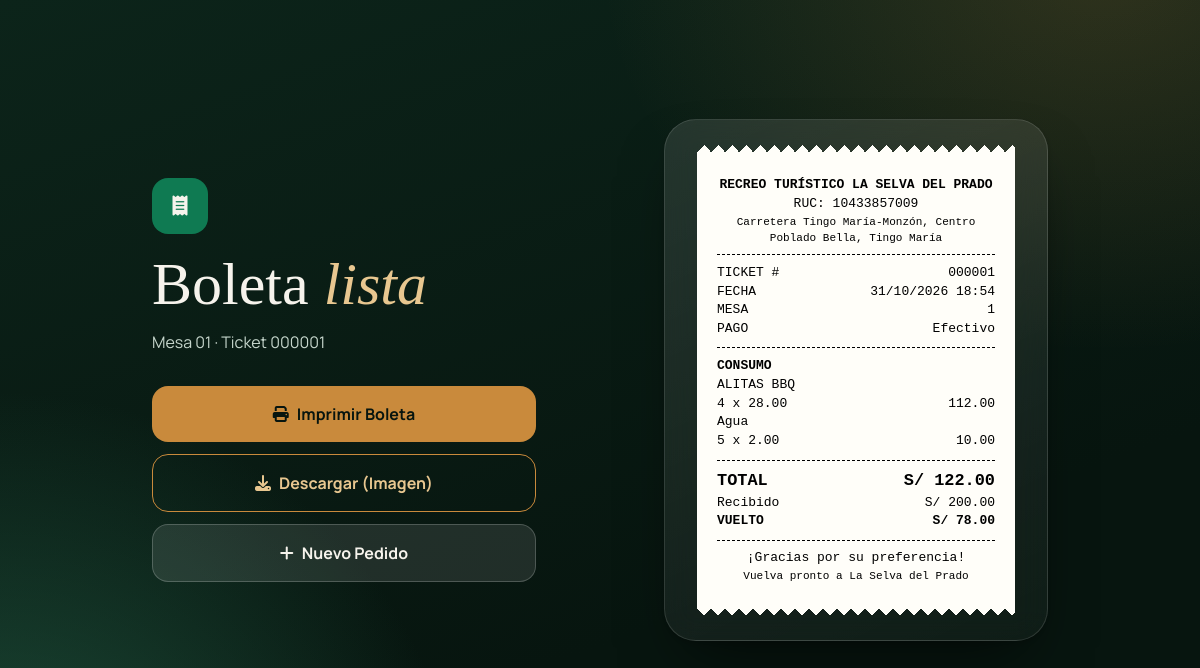
Screenshot of /admin/boleta/1 (signed in) with the database file from the repository.
### app.py (models this page shows)
class Mesa(db.Model):
    id = db.Column(db.Integer, primary_key=True)
    numero = db.Column(db.Integer, unique=True, nullable=False)
    password_hash = db.Column(db.String(255), nullable=False)
    pedidos = db.relationship('Pedido', backref='mesa_asignada', lazy=True)

class Pedido(db.Model):
    id = db.Column(db.Integer, primary_key=True)
    mesa_id = db.Column(db.Integer, db.ForeignKey('mesa.id'), nullable=False)
    estado = db.Column(db.String(50), default='Pendiente')
    total = db.Column(db.Float, default=0.0)
    fecha_hora = db.Column(db.DateTime, default=obtener_hora_peru)
    metodo_pago = db.Column(db.String(50), nullable=True)
    monto_recibido = db.Column(db.Float, default=0.0)
    vuelto = db.Column(db.Float, default=0.0)
    detalles = db.relationship('DetallePedido', backref='pedido', lazy=True)

class DetallePedido(db.Model):
    id = db.Column(db.Integer, primary_key=True)
    pedido_id = db.Column(db.Integer, db.ForeignKey('pedido.id'), nullable=False)
    plato_id = db.Column(db.Integer, db.ForeignKey('plato.id'), nullable=False)
    cantidad = db.Column(db.Integer, nullable=False)
    precio_unitario = db.Column(db.Float, nullable=False)
    hora_pedido = db.Column(db.DateTime, default=obtener_hora_peru)
    plato = db.relationship('Plato')

class Plato(db.Model):
    id = db.Column(db.Integer, primary_key=True)
    nombre = db.Column(db.String(100), nullable=False)
    descripcion = db.Column(db.Text, nullable=True)
    precio = db.Column(db.Float, nullable=False)
    categoria = db.Column(db.String(50), nullable=False)
    imagen = db.Column(db.String(300), default='https://images.unsplash.com/photo-1546069901-ba9599a7e63c?auto=format&fit=crop&w=300&q=80')
    disponible = db.Column(db.Boolean, default=True)

### app.py (the view)
@app.route('/admin/boleta/<int:pedido_id>')
def ver_boleta(pedido_id):
    if not session.get('admin_logged_in'):
        return redirect(url_for('admin_login'))
    pedido = Pedido.query.get_or_404(pedido_id)
    return render_template('boleta.html', pedido=pedido)

### templates/boleta.html (shortened to what this page needs)
<!DOCTYPE html>
<html lang="es">
<head>
    {% include '_theme.html' %}
</head>
<body class="selva-bg min-h-screen font-sans antialiased px-4 py-10">
    <main class="entrada max-w-4xl mx-auto grid gap-10 md:grid-cols-[1fr_24rem] md:items-center md:min-h-[85vh]">
        <div class="no-print text-hueso text-center md:text-left">
            <span class="inline-grid place-items-center w-14 h-14 rounded-2xl bg-esmeralda-700 text-xl"><i class="fa-solid fa-receipt" aria-hidden="true"></i></span>
            <h1 class="font-display text-5xl sm:text-6xl leading-none mt-5">Boleta <em class="text-ambar-300">lista</em></h1>
            <p class="text-selva-200 mt-4">Mesa {{ "%02d"|format(pedido.mesa_asignada.numero) }} · Ticket {{ "%06d"|format(pedido.id) }}</p>
            <div class="grid gap-3 mt-8 max-w-sm mx-auto md:mx-0">
                <button type="button" onclick="imprimirBoleta()" class="brillo rounded-2xl bg-ambar-500 text-selva-950 font-bold py-4 hover:bg-ambar-300 focus:outline-none focus-visible:ring-4 focus-visible:ring-hueso"><i class="fa-solid fa-print mr-2" aria-hidden="true"></i>Imprimir Boleta</button>
                <button type="button" onclick="descargarBoleta()" class="rounded-2xl border border-ambar-500 text-ambar-300 font-bold py-4 hover:bg-ambar-500/10 transition focus:outline-none focus-visible:ring-4 focus-visible:ring-ambar-300"><i class="fa-solid fa-download mr-2" aria-hidden="true"></i>Descargar (Imagen)</button>
                <a href="/admin" class="rounded-2xl bg-white/10 border border-white/20 font-bold py-4 text-center hover:bg-white/15 transition focus:outline-none focus-visible:ring-4 focus-visible:ring-ambar-300"><i class="fa-solid fa-plus mr-2" aria-hidden="true"></i>Nuevo Pedido</a>
            </div>
        </div>
        <div id="marco" class="glass rounded-[2rem] p-6 sm:p-8 shadow-alta">
            <article class="ticket px-5 py-6" id="boleta-ticket">
                <div class="t-centro">
                    <p class="t-negrita">RECREO TURÍSTICO LA SELVA DEL PRADO</p>
                    <p>RUC: 10433857009</p>
                    <p class="t-chico">Carretera Tingo María-Monzón, Centro Poblado Bella, Tingo María</p>
                </div>
                <hr class="t-regla">
                <div class="t-fila"><span>TICKET #</span><span>{{ "%06d"|format(pedido.id) }}</span></div>
                <div class="t-fila"><span>FECHA</span><span>{{ pedido.fecha_hora.strftime('%d/%m/%Y %H:%M') }}</span></div>
                <div class="t-fila"><span>MESA</span><span>{{ pedido.mesa_asignada.numero }}</span></div>
                <div class="t-fila"><span>PAGO</span><span>{{ pedido.metodo_pago }}</span></div>
                <hr class="t-regla">
                <p class="t-negrita">CONSUMO</p>
                {% for detalle in pedido.detalles %}
                <div>
                    <p>{{ detalle.plato.nombre if detalle.plato else 'Producto eliminado' }}</p>
                    <div class="t-fila"><span>{{ detalle.cantidad }} x {{ "%.2f"|format(detalle.precio_unitario) }}</span><span>{{ "%.2f"|format(detalle.precio_unitario * detalle.cantidad) }}</span></div>
                </div>
                {% endfor %}
                <hr class="t-regla">
                <div class="t-fila t-total"><span>TOTAL</span><span>S/ {{ "%.2f"|format(pedido.total) }}</span></div>
                {% if pedido.metodo_pago == 'Efectivo' and pedido.monto_recibido > 0 %}
                <div class="t-fila"><span>Recibido</span><span>S/ {{ "%.2f"|format(pedido.monto_recibido) }}</span></div>
                <div class="t-fila t-negrita"><span>VUELTO</span><span>S/ {{ "%.2f"|format(pedido.vuelto) }}</span></div>
                {% endif %}
                <hr class="t-regla">
                <p class="t-centro">¡Gracias por su preferencia!</p>
                <p class="t-centro t-chico">Vuelva pronto a La Selva del Prado</p>
            </article>
        </div>
    </main>
</body>
</html>

### templates/_theme.html (style rules this page uses)
html { scroll-behavior: smooth; }
.selva-bg { background-color: #07150f; background-image: radial-gradient(ellipse 60% 70% at 92% -5%, rgba(201,138,60,.2), transparent 70%), radial-gradient(ellipse 55% 80% at 0% 105%, rgba(37,97,72,.75), transparent 70%), linear-gradient(160deg, #0c241a, #07150f 70%); background-attachment: fixed; }
.glass { background: linear-gradient(155deg, rgba(255,255,255,.11), rgba(255,255,255,.035)); border: 1px solid rgba(255,255,255,.13); backdrop-filter: blur(16px); -webkit-backdrop-filter: blur(16px); }
.entrada { animation: entrada .6s cubic-bezier(.2,.7,.2,1) backwards; }
.brillo { position: relative; overflow: hidden; transition: transform .25s, box-shadow .25s, background-color .25s; }
.brillo::after { content: ""; position: absolute; inset: 0 auto 0 -60%; width: 45%; transform: skewX(-20deg); background: linear-gradient(90deg, transparent, rgba(255,255,255,.45), transparent); transition: left .7s ease; }

### templates/boleta.html (style rules this page uses)
.ticket { position: relative; width: 100%; background: #fffef9; color: #000; font-family: "Courier New", Courier, monospace; font-size: 13px; line-height: 1.45; }
.ticket::before, .ticket::after { content: ""; position: absolute; left: 0; right: 0; height: 7px; background-size: 14px 7px; background-repeat: repeat-x; }
.ticket::before { top: -7px; background-image: conic-gradient(from 135deg at top, #fffef9 90deg, transparent 0); }
.ticket::after { bottom: -7px; background-image: conic-gradient(from -45deg at bottom, #fffef9 90deg, transparent 0); }
.ticket p { margin: 0; }
.t-regla { border: 0; border-top: 1px dashed #000; margin: .65em 0; }
.t-fila { display: flex; justify-content: space-between; gap: .75em; }
.t-fila > :last-child { text-align: right; white-space: nowrap; }
.t-centro { text-align: center; }
.t-negrita { font-weight: 700; }
.t-total { font-size: 1.3em; font-weight: 700; }
.t-chico { font-size: .85em; }

### rows the page displays
Mesa: mesa_asignada.numero "01", mesa_asignada.numero "1"
Pedido: id "000001", fecha_hora "31/10/2026 18:54", metodo_pago "Efectivo", total "122.00", monto_recibido "200.00", vuelto "78.00"
DetallePedido: plato "ALITAS BBQ", cantidad "4", precio_unitario "28.00", detalle.precio_unitario*detalle.cantidad "112.00"
DetallePedido: plato "Agua", cantidad "5", precio_unitario "2.00", detalle.precio_unitario*detalle.cantidad "10.00"
